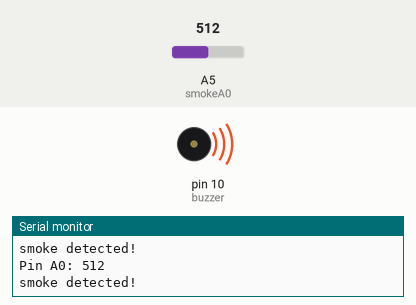
This sketch was run on a simulated Arduino Uno, built with avr-gcc and run on an emulated ATmega328P. Parts: buzzer (waves = sounding), the last lines printed to the serial monitor. The test bench sets the inputs (shaded band); at power-on: A5 (smokeA0) = 512.

Above: at 1.2 s.
1.3 s: A5 (smokeA0) set to 414
2.8 s: A5 (smokeA0) set to 383
At 3.7 s:
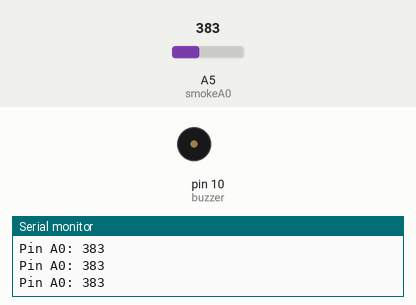
4.3 s: A5 (smokeA0) set to 410
At 5.0 s:
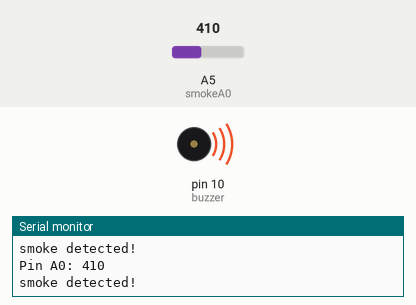
5.8 s: A5 (smokeA0) set to 390
At 6.4 s:
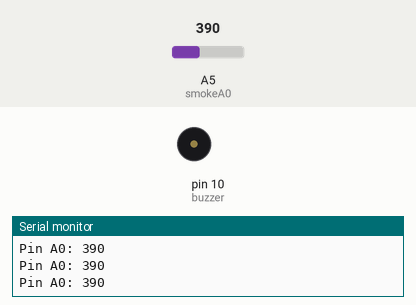
Timing chart, 0 to 8.3 s (numbered marks = the images above; inputs shaded):
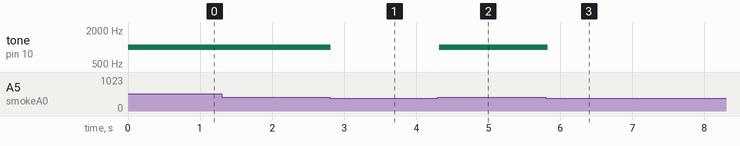

Measured:
- the behaviour switches between 401 and 400 on A5 (smokeA0) (found by bisection; images 0 and 1)
- after the input at 2.8 s, tone on pin 10 (buzzer): 1000 Hz → silent at once
- after the input at 4.3 s, tone on pin 10 (buzzer): silent → 1000 Hz at once
- after the input at 5.8 s, tone on pin 10 (buzzer): 1000 Hz → silent at once

The sketch:

Smoke_detector.ino
```cpp
/*******
 Created by
 Randa Shady (rshady@hawk.iit.edu)

What the code does:
1. Set the smoke sensor's threshold
2. Define the pins I/O
3. Get the sensor's reading and compare it to the threshold, if you exceed it turn on a buzzer and print smoke detected.

Circuit connections:
1. connect the smoke sensor and the buzzer if needed to the ESP8266
2. Set baud rate to 9600 and upload the code.

*******/
int buzzer = 10;
int smokeA0 = A5;
// Your threshold value
int sensorThres = 400;

void setup() {
  pinMode(buzzer, OUTPUT);
  pinMode(smokeA0, INPUT);
  Serial.begin(9600);
}

void loop() {
  int analogSensor = analogRead(smokeA0);

  Serial.print("Pin A0: ");
  Serial.println(analogSensor);
  // Checks if it has reached the threshold value
  if (analogSensor > sensorThres)
  {
    tone(buzzer, 1000, 200);
    Serial.println("smoke detected!");
  }
  else
  {
    noTone(buzzer);
  }
  delay(100);
}
```
